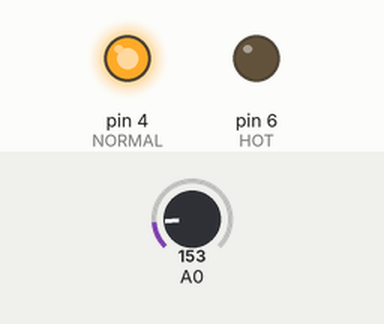
Simulated run of this sketch. Board: Arduino Uno, built with avr-gcc and run on an emulated ATmega328P. Shown: output pins drawn as LEDs (lit = HIGH). Inputs (shaded band) come from the test bench; at power-on: A0 = 153. Pins used as bus, display or sensor lines are not drawn.

Above: at 1.8 s.
1.9 s: A0 set to 172
At 2.8 s:
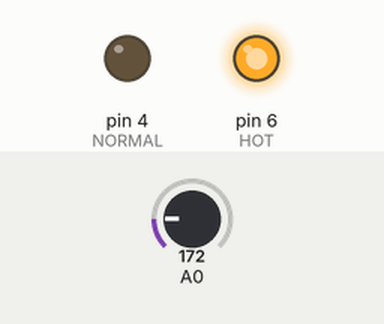
5.5 s: A0 set to 133
At 7.2 s:
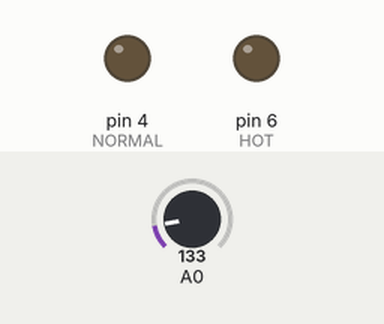
7.5 s: A0 set to 165
At 8.8 s:
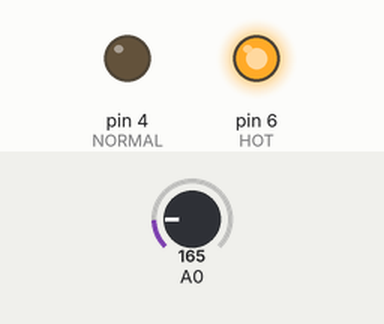
11.6 s: A0 set to 114
At 13.2 s:
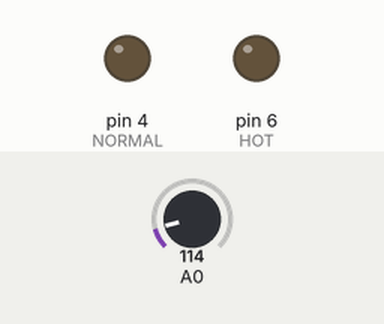
Timing chart, 0 to 14.5 s (numbered marks = the images above; inputs shaded):
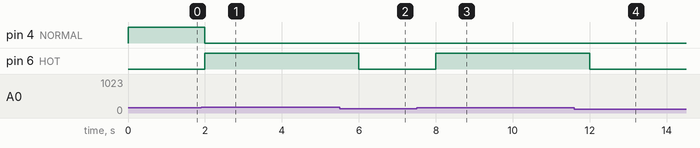

The sketch:

sketch_jul15a.ino
```cpp
//Простой тестер температурного датчика TMP36

#define HOT     6
#define NORMAL  4
#define COLD    2

float voltage = 0;
float celsius = 0;
float hotTemp = 26;
float coldTemp = 20;
float sensor = 0;


void setup()
{
  pinMode(HOT, OUTPUT);
  pinMode(NORMAL, OUTPUT);
  pinMode (COLD, OUTPUT);
}

void loop()
{
  sensor = analogRead(0);
  voltage = (sensor*5000)/1024;
  voltage = voltage - 500;
  celsius = voltage / 10;


  if (celsius < coldTemp)
  {
    digitalWrite(COLD, HIGH);
    delay(1000);
    digitalWrite(COLD, LOW);
  }


  else if (celsius > coldTemp && celsius <= hotTemp)
  {
    digitalWrite(NORMAL, HIGH);
    delay(1000);
    digitalWrite(NORMAL, LOW);
  }
  else
  {
    digitalWrite(HOT, HIGH);
    delay(1000);
    digitalWrite(HOT, LOW);
  }

}
```

Measured:
- the behaviour switches between 155 and 156 on A0 (found by bisection; images 0 and 1)
- after the input at 1.9 s, pin 4 (NORMAL): HIGH → LOW after 0.10 s; pin 6 (HOT): LOW → HIGH after 0.10 s
- after the input at 5.5 s, pin 6 (HOT): HIGH → LOW after 0.50 s
- after the input at 7.5 s, pin 6 (HOT): LOW → HIGH after 0.50 s
- after the input at 11.6 s, pin 6 (HOT): HIGH → LOW after 0.40 s
